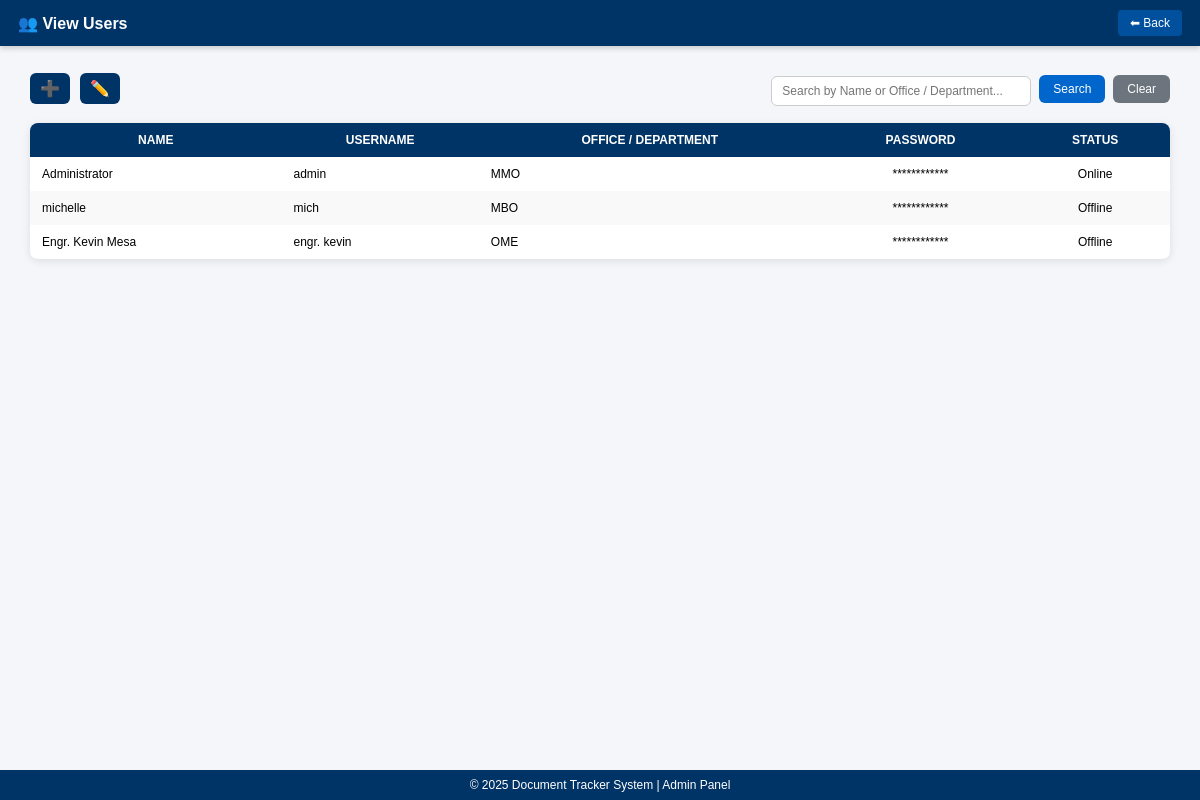
Before: /view_users (signed in) with the older database file.
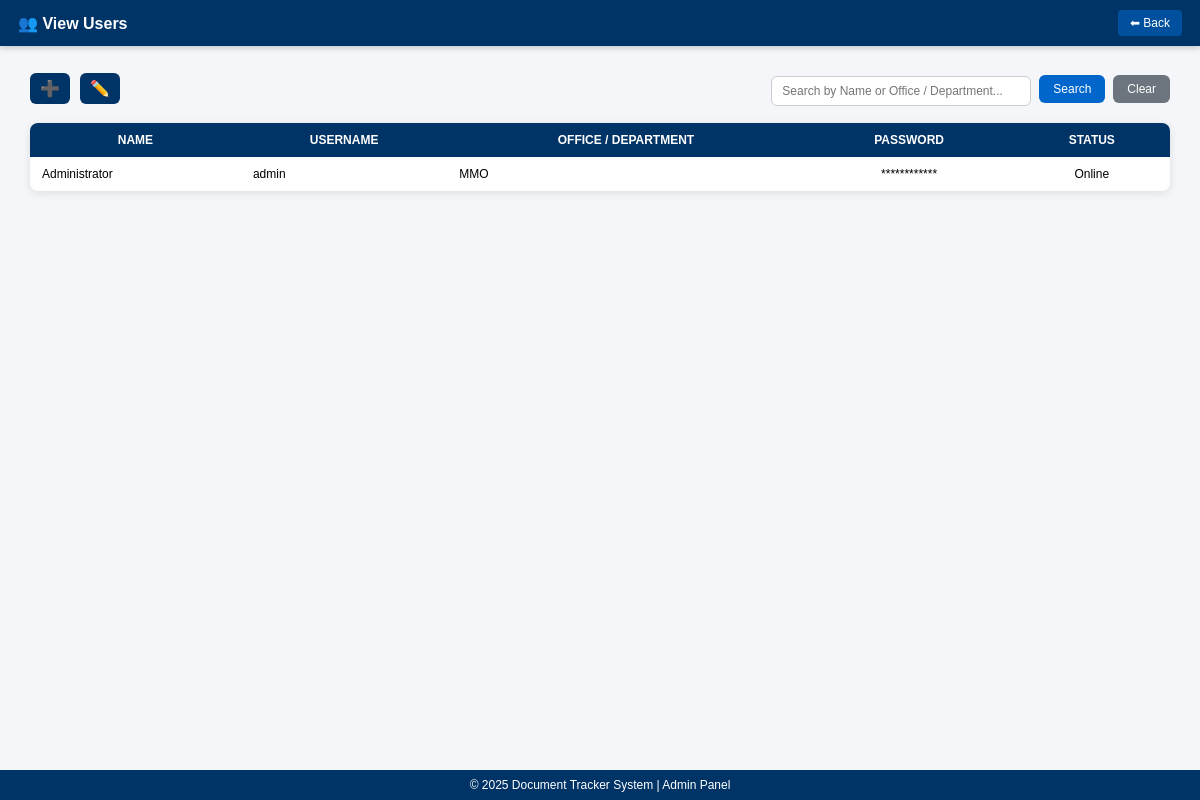
After: the same page with the newer database file.
### tables this page shows
CREATE TABLE users (
            id INTEGER PRIMARY KEY AUTOINCREMENT,
            name TEXT NOT NULL,
            username TEXT NOT NULL UNIQUE,
            password TEXT NOT NULL,
            office TEXT,
            role TEXT NOT NULL CHECK(role IN ('admin', 'user')),
            status TEXT DEFAULT 'Offline'
        , temp_password TEXT);

### app.py (the view)
@app.route('/view_users')
def view_users():
    if not is_admin():
        return redirect(url_for('login'))
    conn = get_db()
    cur = conn.cursor()
    cur.execute("SELECT id, name, username, office, password, status FROM users")
    users = cur.fetchall()
    conn.close()
    return render_template('view_users.html', users=users)

### app.py (called while the page is built)
def get_db():
    conn = sqlite3.connect(DB_NAME)
    conn.row_factory = sqlite3.Row
    return conn

def is_admin():
    return 'role' in session and session['role'] == 'admin'

### templates/view_users.html (shortened to what this page needs)
<!DOCTYPE html>
<html lang="en">
<head>
</head>
<body>
    <header>
        <h1>👥 View Users</h1>
        <a href="{{ url_for('admin_dashboard') }}" class="back-btn">⬅ Back</a>
    </header>
    <main>
<div class="control-bar">
    <div class="left-actions">
        <button class="icon-btn" title="Add User" onclick="openAddUserModal()">➕</button>
        <button class="icon-btn" title="Edit Users" onclick="window.location.href='{{ url_for('edit_users') }}'">✏️</button>
    </div>
    <div class="right-actions">
        <input type="text" id="searchInput" placeholder="Search by Name or Office / Department...">
        <button class="search-btn" onclick="searchTable()">Search</button>
        <button class="clear-btn" onclick="clearSearch()">Clear</button>
    </div>
</div>
        <div class="table-container">
            <table id="userTable">
                <thead>
                    <tr>
                        <th>Name</th>
                        <th>Username</th>
                        <th>Office / Department</th>
                        <th>Password</th>
                        <th>Status</th>
                    </tr>
                </thead>
                <tbody>
                    {% for user in users %}
                    <tr>
                        <td>{{ user['name'] }}</td>
                        <td>{{ user['username'] }}</td>
                        <td>{{ user['office'] }}</td>
                        <td>
                            <div style="display:flex; align-items:center; justify-content:center; gap:6px;">
                                {% if user['temp_password'] %}
                                    <input type="password" id="pw{{ loop.index }}" value="{{ user['temp_password'] }}" readonly
                                           style="border:none; background:transparent; width:140px; color:#003366; font-family:monospace; text-align:center;" />
                                    <button onclick="togglePassword({{ loop.index }})"
                                            style="background:none; border:none; cursor:pointer; color:#003366; font-size:14px;"
                                            title="Show/Hide Password">👁</button>
                                    <form method="post" action="{{ url_for('clear_temp', user_id=user['id']) }}" style="display:inline;">
                                        <button type="submit" style="margin-left:4px; padding:3px 6px; border-radius:4px; background:#6c757d; color:#fff; border:none; font-size:11px;">Clear</button>
                                    </form>
                                {% else %}
                                    <span>************</span>
                                {% endif %}
                            </div>
                        </td>
                        <td>{{ user['status'] }}</td>
                    </tr>
                    {% endfor %}
                </tbody>
            </table>
        </div>
    </main>
    <footer>
        &copy; 2025 Document Tracker System | Admin Panel
    </footer>
</body>
</html>

### templates/view_users.html (style rules this page uses)
body { font-family: Arial, sans-serif; background-color: #f4f6f9; margin: 0; padding: 0; font-size: 13px; }
header { background-color: #003366; color: white; padding: 10px 18px; display: flex; justify-content: space-between; align-items: center; box-shadow: 0 2px 6px rgba(0,0,0,0.2); }
header h1 { font-size: 16px; margin: 0; }
.back-btn { background-color: #00509e; color: white; padding: 6px 12px; border: none; border-radius: 4px; text-decoration: none; font-size: 12px; }
main { padding: 20px 30px; }
.search-btn { background-color: #00509e; }
.clear-btn { background-color: #6c757d; }
.table-container { max-height: 540px; overflow-y: auto; border-radius: 8px; box-shadow: 0 2px 8px rgba(0,0,0,0.1); background: white; }
table { width: 100%; border-collapse: collapse; min-width: 800px; font-size: 12px; }
th, td { padding: 10px 12px; }
thead th { position: sticky; top: 0; background-color: #003366; color: white; text-transform: uppercase; font-size: 12px; z-index: 2; text-align: center; }
tbody td { text-align: center; }
tbody td:nth-child(1), tbody td:nth-child(2), tbody td:nth-child(3) { text-align: left; }
footer { background-color: #003366; color: white; text-align: center; padding: 8px 0; font-size: 12px; position: fixed; bottom: 0; width: 100%; }
input[type="password"], input[type="text"] { font-size: 12px; }
button { font-size: 12px; }
.icon-btn { border: none; background: #003366; color: white; font-size: 16px; padding: 6px 10px; border-radius: 6px; cursor: pointer; transition: 0.2s; }
input, select { width: 100%; padding: 8px; margin-top: 5px; border: 1px solid #ccc; border-radius: 4px; box-sizing: border-box; }
.control-bar { display: flex; align-items: center; justify-content: space-between; margin-bottom: 12px; padding: 5px 0; }
.left-actions { display: flex; align-items: center; gap: 10px; }
.right-actions { display: flex; align-items: center; gap: 8px; }
#searchInput { padding: 7px 10px; width: 260px; border-radius: 6px; border: 1px solid #ccc; }
.search-btn, .clear-btn { padding: 7px 14px; border: none; border-radius: 6px; cursor: pointer; }
.search-btn { background: #0066cc; color: white; }
.clear-btn { background: #6c757d; color: white; }

Changed rows visible on the page:
removed users: name "michelle", username "mich", office "MBO", status "Offline"
removed users: name "Engr. Kevin Mesa", username "engr. kevin", office "OME", status "Offline"
